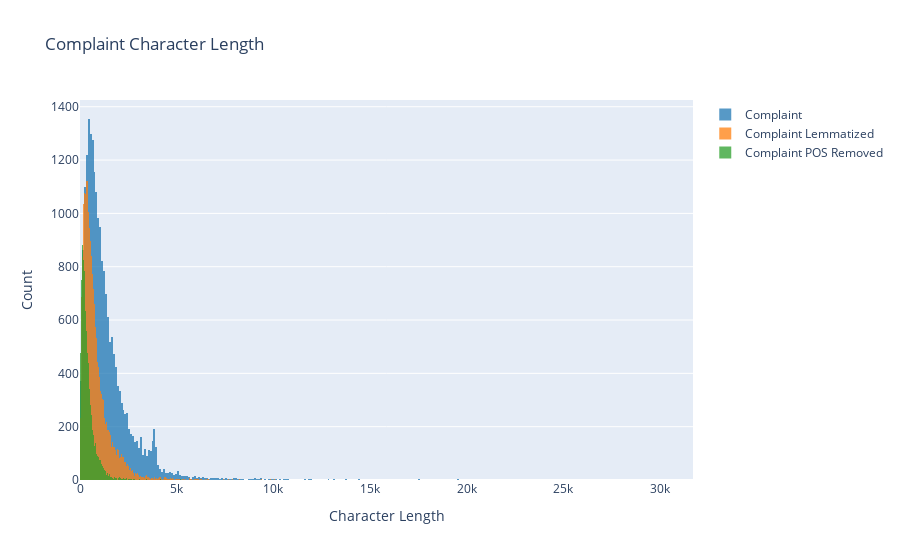

Source (notebook cell):
### Markdown cell above
### To visualise the data according to the 'Complaint' character length:

### Code cell
# Code to visualise the data according to the 'Complaint' character length:
# To calculate the character length of different versions of complaints:
df_clean['complaint_length'] = df_clean['complaint_what_happened'].str.len()
df_clean['complaint_what_happened_lemmatized_length'] = df_clean['complaint_what_happened_lemmatized'].str.len()
df_clean['complaint_POS_removed_length'] = df_clean['complaint_POS_removed'].str.len()

# To create a plotly figure:
fig = go.Figure()

# To add histograms for each version of complaints: 
fig.add_trace(go.Histogram(x=df_clean['complaint_length'], name='Complaint', marker_color='#1f77b4'))
fig.add_trace(go.Histogram(x=df_clean['complaint_what_happened_lemmatized_length'], name='Complaint Lemmatized', marker_color='#ff7f0e'))
fig.add_trace(go.Histogram(x=df_clean['complaint_POS_removed_length'], name='Complaint POS Removed', marker_color='#2ca02c'))

# To update layout settings:
fig.update_layout(barmode='overlay', title='Complaint Character Length', xaxis_title='Character Length', yaxis_title='Count')

# To set opacity for better visualization:
fig.update_traces(opacity=0.75)

# To display the plot:
fig.show()

### Figure 1 — Plotly figure (JSON) as saved in the notebook; plotly's stock layout.template omitted (floating-point values rounded to 4 significant figures; data arrays with more than 128 entries replaced by an {"elided": "..."} marker saying what was removed)
{"data": [{"marker": {"color": "#1f77b4"}, "name": "Complaint", "opacity": 0.75, "type": "histogram", "x": {"elided": "21072 int values"}}, {"marker": {"color": "#ff7f0e"}, "name": "Complaint Lemmatized", "opacity": 0.75, "type": "histogram", "x": {"elided": "21072 int values"}}, {"marker": {"color": "#2ca02c"}, "name": "Complaint POS Removed", "opacity": 0.75, "type": "histogram", "x": {"elided": "21072 int values"}}], "layout": {"barmode": "overlay", "title": {"text": "Complaint Character Length"}, "xaxis": {"title": {"text": "Character Length"}}, "yaxis": {"title": {"text": "Count"}}}}
